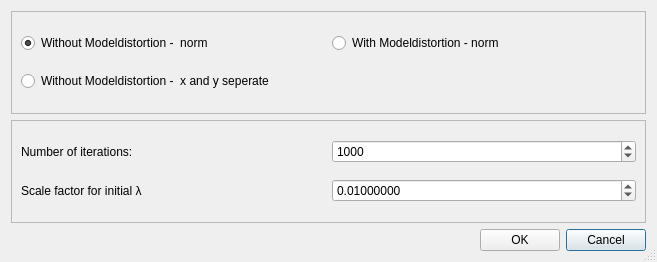
<?xml version="1.0" encoding="UTF-8"?>
<ui version="4.0">
 <class>OptimizationDialog</class>
 <widget class="QDialog" name="OptimizationDialog">
  <property name="windowModality">
   <enum>Qt::ApplicationModal</enum>
  </property>
  <property name="geometry">
   <rect>
    <x>0</x>
    <y>0</y>
    <width>657</width>
    <height>262</height>
   </rect>
  </property>
  <property name="windowTitle">
   <string>Optimization of camera setup</string>
  </property>
  <property name="windowIcon">
   <iconset resource="../calibrationtool_resources.qrc">
    <normaloff>:/images/resource-files/icons/XMALab-Icon.png</normaloff>:/images/resource-files/icons/XMALab-Icon.png</iconset>
  </property>
  <property name="sizeGripEnabled">
   <bool>true</bool>
  </property>
  <property name="modal">
   <bool>true</bool>
  </property>
  <layout class="QGridLayout" name="gridLayout">
   <item row="2" column="2">
    <widget class="QPushButton" name="pushButton_Cancel">
     <property name="text">
      <string>Cancel</string>
     </property>
    </widget>
   </item>
   <item row="2" column="0">
    <spacer name="horizontalSpacer">
     <property name="orientation">
      <enum>Qt::Horizontal</enum>
     </property>
     <property name="sizeHint" stdset="0">
      <size>
       <width>40</width>
       <height>20</height>
      </size>
     </property>
    </spacer>
   </item>
   <item row="2" column="1">
    <widget class="QPushButton" name="pushButton_OK">
     <property name="text">
      <string>OK</string>
     </property>
    </widget>
   </item>
   <item row="0" column="0" colspan="3">
    <widget class="QFrame" name="frame">
     <property name="frameShape">
      <enum>QFrame::StyledPanel</enum>
     </property>
     <property name="frameShadow">
      <enum>QFrame::Raised</enum>
     </property>
     <layout class="QGridLayout" name="gridLayout_2">
      <item row="1" column="0">
       <widget class="QRadioButton" name="radioButton_NoDistXY">
        <property name="text">
         <string>Without Modeldistortion -  x and y seperate</string>
        </property>
       </widget>
      </item>
      <item row="0" column="1">
       <widget class="QRadioButton" name="radioButton_Dist">
        <property name="text">
         <string>With Modeldistortion - norm</string>
        </property>
       </widget>
      </item>
      <item row="0" column="0">
       <widget class="QRadioButton" name="radioButton_NoDist">
        <property name="text">
         <string>Without Modeldistortion -  norm</string>
        </property>
        <property name="checked">
         <bool>true</bool>
        </property>
       </widget>
      </item>
     </layout>
    </widget>
   </item>
   <item row="1" column="0" colspan="3">
    <widget class="QFrame" name="frame_2">
     <property name="frameShape">
      <enum>QFrame::StyledPanel</enum>
     </property>
     <property name="frameShadow">
      <enum>QFrame::Raised</enum>
     </property>
     <layout class="QGridLayout" name="gridLayout_3">
      <item row="1" column="1">
       <widget class="QDoubleSpinBox" name="doubleSpinBox_Initial">
        <property name="decimals">
         <number>8</number>
        </property>
        <property name="value">
         <double>0.010000000000000</double>
        </property>
       </widget>
      </item>
      <item row="1" column="0">
       <widget class="QLabel" name="label_2">
        <property name="text">
         <string>Scale factor for initial λ</string>
        </property>
       </widget>
      </item>
      <item row="0" column="0">
       <widget class="QLabel" name="label">
        <property name="text">
         <string>Number of iterations:</string>
        </property>
       </widget>
      </item>
      <item row="0" column="1">
       <widget class="QSpinBox" name="spinBox_Iterations">
        <property name="minimum">
         <number>1</number>
        </property>
        <property name="maximum">
         <number>999999999</number>
        </property>
        <property name="value">
         <number>1000</number>
        </property>
       </widget>
      </item>
     </layout>
    </widget>
   </item>
  </layout>
 </widget>
 <resources>
  <include location="../calibrationtool_resources.qrc"/>
 </resources>
 <connections/>
</ui>
